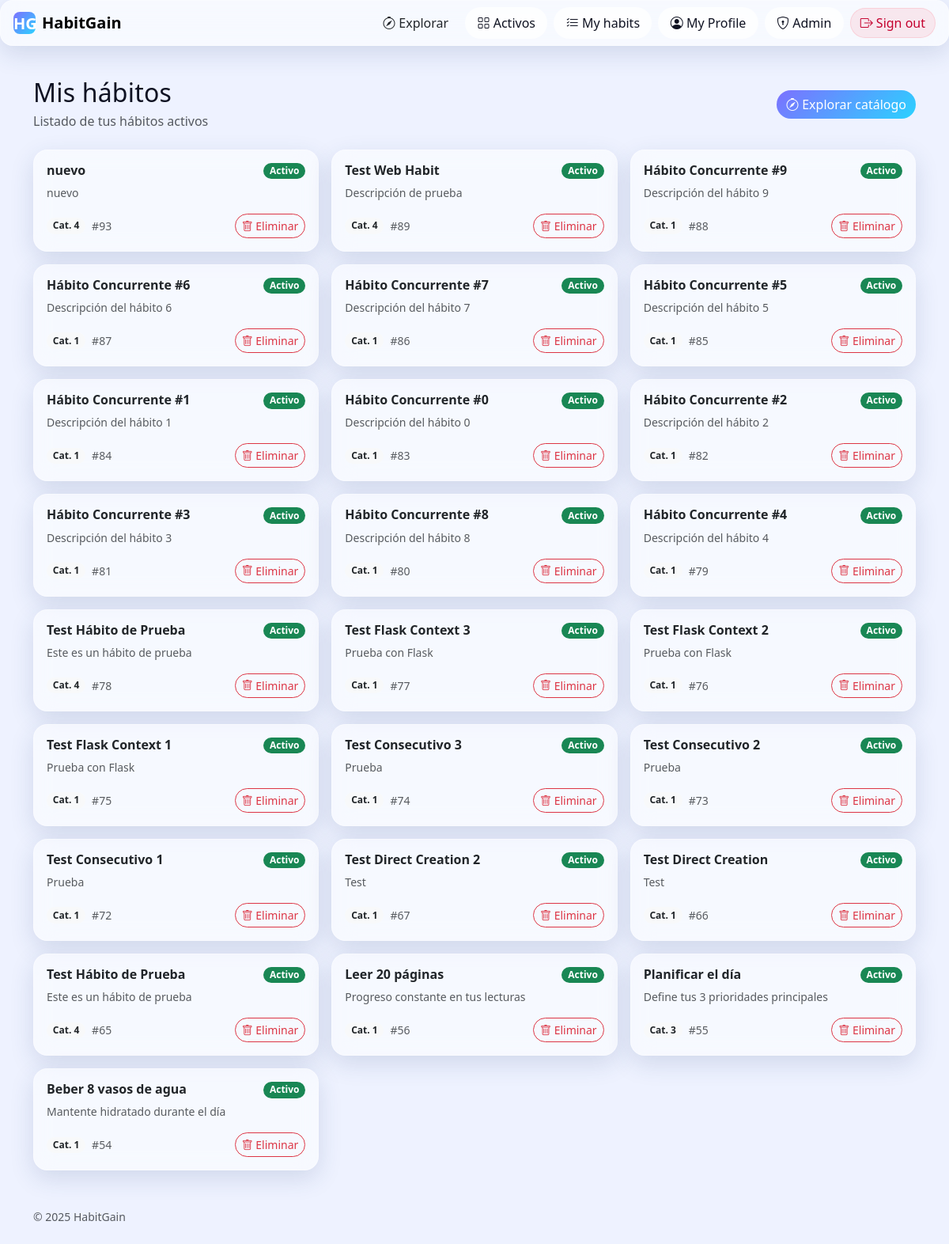
The page /explore/my-habits (signed in) on the database its author committed.
### tables this page shows
CREATE TABLE habits (
                id INTEGER PRIMARY KEY AUTOINCREMENT,
                name TEXT NOT NULL,
                frequency TEXT NOT NULL,
                short_desc TEXT NOT NULL,
                long_desc  TEXT NOT NULL,
                why_works  TEXT NOT NULL,
                category_id INTEGER NOT NULL,
                icon TEXT NOT NULL,
                created_at TIMESTAMP DEFAULT CURRENT_TIMESTAMP, owner_email TEXT, active INTEGER NOT NULL DEFAULT 1, habit_base_id INTEGER, frequency_detail TEXT,
                FOREIGN KEY (category_id) REFERENCES categories(id)
            );

### habitgain/explore/__init__.py (the view)
@explore_bp.route("/my-habits")
def my_habits():
    if not _require_login():
        return redirect(url_for("auth.login"))
    email = session["user"]["email"]
    habits = Habit.list_by_owner(email)
    try:
        return render_template("my_habits.html", habits=habits)
    except TemplateNotFound:
        categories = Category.all()
        return render_template("home.html", categories=categories, habits=habits, suggested_habits=[])

### habitgain/explore/__init__.py (called while the page is built)
def _require_login():
    return "user" in session

### habitgain/models.py (called while the page is built)
    def _ensure_wal_mode(self):
        if not Database._wal_enabled:
            try:
                conn = sqlite3.connect(self.db_name, timeout=30.0)
                conn.execute("PRAGMA journal_mode=WAL")
                conn.execute("PRAGMA synchronous=NORMAL")
                conn.close()
                Database._wal_enabled = True
            except Exception:
                pass  # Si falla, continuamos sin WAL

    def get_connection(self) -> sqlite3.Connection:
        conn = sqlite3.connect(self.db_name, timeout=30.0,
                               check_same_thread=False)
        conn.row_factory = sqlite3.Row
        conn.execute("PRAGMA busy_timeout=30000")
        conn.execute("PRAGMA cache_size=10000")
        return conn

    @staticmethod
    def get_by_email(email: str) -> Optional[Dict[str, Any]]:
        db = Database()
        conn = db.get_connection()
        try:
            cur = conn.cursor()
            cur.execute(
                "SELECT id, email, name, password_hash, password_salt, role FROM users WHERE email=?", (email,))
            row = cur.fetchone()
            return dict(row) if row else None
        finally:
            conn.close()

    @staticmethod
    def list_by_owner(email: str) -> List[Dict[str, Any]]:
        db = Database()
        conn = db.get_connection()
        try:
            cur = conn.cursor()
            cur.execute(
                """
                SELECT id, owner_email, name, active, short_desc, category_id, frequency, habit_base_id
                FROM habits
                WHERE owner_email=?
                ORDER BY id DESC
                """,
                (email,),
            )
            rows = cur.fetchall()
            return [dict(r) for r in rows]
        finally:
            conn.close()

### habitgain/explore/templates/my_habits.html (shortened to what this page needs)
{% extends "base.html" %}
{% block content %}
<div class="d-flex justify-content-between align-items-center mb-4">
    <div>
        <h2 class="mb-1">Mis hábitos</h2>
        <p class="text-muted mb-0">Listado de tus hábitos activos</p>
    </div>
    <a class="btn btn-primary rounded-pill" href="{{ url_for('explore.home') }}">
        <i class="bi bi-compass"></i> Explorar catálogo
    </a>
</div>
{% if habits and habits|length > 0 %}
<div class="row g-3">
    {% for h in habits %}
    <div class="col-12 col-md-6 col-lg-4">
        <div class="card glass h-100 shadow-hover">
            <div class="card-body d-flex flex-column">
                <div class="d-flex justify-content-between align-items-start">
                    <h6 class="card-title mb-2 fw-semibold">
                        {{ h.name }}
                    </h6>
                    <span class="badge rounded-pill {{ 'bg-success' if h.active else 'bg-secondary' }}">
                        {{ 'Activo' if h.active else 'Inactivo' }}
                    </span>
                </div>
                {% if h.short_desc %}
                <p class="text-muted small mb-3">{{ h.short_desc }}</p>
                {% else %}
                <p class="text-muted small mb-3">Sin descripción</p>
                {% endif %}
                <div class="mt-auto d-flex justify-content-between align-items-center">
                    <div class="d-flex align-items-center gap-2">
                        {% if h.category_id %}
                        <span class="badge bg-light text-dark rounded-pill small">Cat. {{ h.category_id }}</span>
                        {% endif %}
                        <span class="text-muted small">#{{ h.id }}</span>
                    </div>
                    <form method="post" action="{{ url_for('explore.remove_habit', habit_id=h.id) }}">
                        <button class="btn btn-outline-danger btn-sm rounded-pill" title="Eliminar hábito"
                            onclick="return confirm('¿Eliminar este hábito?');">
                            <i class="bi bi-trash"></i> Eliminar
                        </button>
                    </form>
                </div>
            </div>
        </div>
    </div>
    {% endfor %}
</div>
{% endif %}
{% endblock %}

### habitgain/templates/base.html (shortened to what this page needs)
<!doctype html>
<html lang="es">
<head>
    <link href="https://cdn.jsdelivr.net/npm/bootstrap@5.3.3/dist/css/bootstrap.min.css" rel="stylesheet">
    <link href="https://cdn.jsdelivr.net/npm/bootstrap-icons@1.11.3/font/bootstrap-icons.css" rel="stylesheet">
    <link rel="stylesheet" href="{{ url_for('static', filename='css/styles.css') }}">
</head>
<body>
    <div class="bg-blur"></div>
    <div class="bg-gradient"></div>
    <nav class="navbar navbar-expand-lg glass sticky-top px-3 py-2">
        <a class="navbar-brand fw-bold d-flex align-items-center gap-2" href="{{ url_for('core.home') }}">
            <span class="brand-badge">HG</span> HabitGain
        </a>
        <div class="collapse navbar-collapse" id="navMain">
            <ul class="navbar-nav ms-auto align-items-center gap-2">
                {% set _path = request.path %}
                <li class="nav-item">
                    <a class="btn {{ 'btn-primary-soft' if _path.startswith('/explore') else 'btn-ghost' }}" href="{{ url_for('explore.home') }}">
                        <i class="bi bi-compass"></i> Explorar
                    </a>
                </li>
                <li class="nav-item">
                    <a class="btn {{ 'btn-primary-soft' if _path.startswith('/progress') else 'btn-ghost' }}" href="{{ panel_url }}">
                        <i class="bi bi-grid"></i> Activos
                    </a>
                </li>
                <li class="nav-item">
                    <a class="btn btn-ghost" href="{{ url_for('explore.my_habits') }}">
                        <i class="bi bi-list-check"></i> My habits
                    </a>
                </li>
                <li class="nav-item">
                    <a class="btn btn-ghost" href="{{ url_for('profile.edit') }}">
                        <i class="bi bi-person-circle"></i> My Profile
                    </a>
                </li>
                {% if is_admin %}
                <li class="nav-item">
                    <a class="btn {{ 'btn-primary-soft' if _path.startswith('/admin') else 'btn-ghost' }}" href="{{ url_for('admin.dashboard') }}">
                        <i class="bi bi-shield-lock"></i> Admin
                    </a>
                </li>
                {% endif %}
                {% if 'user' not in session %}
                <li class="nav-item">
                    <a class="btn btn-ghost" href="{{ url_for('auth.register') }}">
                        <i class="bi bi-person-plus"></i> Register
                    </a>
                </li>
                <li class="nav-item">
                    {% if has_auth %}
                    <a class="btn btn-danger-soft" href="{{ url_for('auth.login') }}">
                        <i class="bi bi-box-arrow-in-right"></i> Sign in
                    </a>
                    {% else %}
                    <span class="btn btn-danger-soft disabled">
                        <i class="bi bi-box-arrow-in-right"></i> Sign in
                    </span>
                    {% endif %}
                </li>
                {% else %}
                <li class="nav-item">
                    {% if has_auth %}
                    <a class="btn btn-danger-soft" href="{{ url_for('auth.logout') }}">
                        <i class="bi bi-box-arrow-right"></i> Sign out
                    </a>
                    {% else %}
                    <span class="btn btn-danger-soft disabled">
                        <i class="bi bi-box-arrow-right"></i> Sign out
                    </span>
                    {% endif %}
                </li>
                {% endif %}
            </ul>
        </div>
    </nav>
    <div class="container pt-3">
    </div>
    <main class="container py-4">{% block content %}{% endblock %}</main>
    <footer class="container small text-muted py-4">
        <div class="d-flex justify-content-between">
            <span>© {{ 2025 }} HabitGain</span>
        </div>
    </footer>
</body>
</html>

### habitgain/static/css/styles.css (style rules this page uses)
:root { --bg: #eef2ff; --ink: #0f1222; --muted: #5b5e72; --primary: #6b5bff; --accent: #2bd2ff; --gradient-1: 217, 70, 239; --gradient-2: 79, 70, 229; --gradient-3: 45, 212, 191; --glass-bg: rgba(255, 255, 255, 0.55); --glass-brd: rgba(255, 255, 255, 0.35); --shadow: 0 10px 30px rgba(40, 70, 120, 0.15); }
html, body { background: var(--bg); color: var(--ink); min-height: 100%; }
.bg-gradient { position: fixed; inset: -20vmax auto auto -10vmax; width: 60vmax; height: 60vmax; background: radial-gradient(circle at 30% 30%, rgba(var(--gradient-1), 0.35) 0%, rgba(var(--gradient-2), 0.25) 35%, rgba(var(--gradient-3), 0.2) 65%, transparent 70%); filter: blur(40px); z-index: -2; }
.bg-blur { position: fixed; inset: 0; background: linear-gradient(180deg, rgba(255, 255, 255, 0.6), rgba(255, 255, 255, 0.8)); z-index: -3; }
.glass { backdrop-filter: blur(14px) saturate(140%); -webkit-backdrop-filter: blur(14px) saturate(140%); background: var(--glass-bg); border: 1px solid var(--glass-brd); border-radius: 16px; box-shadow: var(--shadow); }
.card.glass { border-radius: 18px; }
.btn-ghost { border: 1px solid transparent; color: var(--ink); background: rgba(255, 255, 255, 0.6); backdrop-filter: blur(10px); border-radius: 999px; padding: .45rem .9rem; }
.btn-primary { background: linear-gradient(135deg, #7c71ff, #2bd2ff); border: none; }
.btn-danger-soft { background: rgba(255, 71, 87, .1); color: #c4002e; border: 1px solid rgba(255, 71, 87, .15); border-radius: 999px; }
.brand-badge { display: inline-grid; place-items: center; width: 28px; height: 28px; border-radius: 8px; color: #fff; font-weight: 700; background: linear-gradient(135deg, #7c71ff, #2bd2ff); }
h1, h2, h3 { letter-spacing: .2px }
.shadow-hover { transition: transform .15s ease, box-shadow .15s ease; }

### rows shown on the page
habits: name "nuevo", active "Activo", short_desc "nuevo", category_id "4", id "93"
habits: name "Test Web Habit", active "Activo", short_desc "Descripción de prueba", category_id "4", id "89"
habits: name "Hábito Concurrente #9", active "Activo", short_desc "Descripción del hábito 9", category_id "1", id "88"
habits: name "Hábito Concurrente #6", active "Activo", short_desc "Descripción del hábito 6", category_id "1", id "87"
habits: name "Hábito Concurrente #7", active "Activo", short_desc "Descripción del hábito 7", category_id "1", id "86"
habits: name "Hábito Concurrente #5", active "Activo", short_desc "Descripción del hábito 5", category_id "1", id "85"
habits: name "Hábito Concurrente #1", active "Activo", short_desc "Descripción del hábito 1", category_id "1", id "84"
habits: name "Hábito Concurrente #0", active "Activo", short_desc "Descripción del hábito 0", category_id "1", id "83"
habits: name "Hábito Concurrente #2", active "Activo", short_desc "Descripción del hábito 2", category_id "1", id "82"
habits: name "Hábito Concurrente #3", active "Activo", short_desc "Descripción del hábito 3", category_id "1", id "81"
habits: name "Hábito Concurrente #8", active "Activo", short_desc "Descripción del hábito 8", category_id "1", id "80"
habits: name "Hábito Concurrente #4", active "Activo", short_desc "Descripción del hábito 4", category_id "1", id "79"
habits: name "Test Hábito de Prueba", active "Activo", short_desc "Este es un hábito de prueba", category_id "4", id "78"
habits: name "Test Flask Context 3", active "Activo", short_desc "Prueba con Flask", category_id "1", id "77"
habits: name "Test Flask Context 2", active "Activo", short_desc "Prueba con Flask", category_id "1", id "76"
habits: name "Test Flask Context 1", active "Activo", short_desc "Prueba con Flask", category_id "1", id "75"
habits: name "Test Consecutivo 3", active "Activo", short_desc "Prueba", category_id "1", id "74"
habits: name "Test Consecutivo 2", active "Activo", short_desc "Prueba", category_id "1", id "73"
habits: name "Test Consecutivo 1", active "Activo", short_desc "Prueba", category_id "1", id "72"
habits: name "Test Direct Creation 2", active "Activo", short_desc "Test", category_id "1", id "67"
habits: name "Test Direct Creation", active "Activo", short_desc "Test", category_id "1", id "66"
habits: name "Test Hábito de Prueba", active "Activo", short_desc "Este es un hábito de prueba", category_id "4", id "65"
habits: name "Leer 20 páginas", active "Activo", short_desc "Progreso constante en tus lecturas", category_id "1", id "56"
habits: name "Planificar el día", active "Activo", short_desc "Define tus 3 prioridades principales", category_id "3", id "55"
habits: name "Beber 8 vasos de agua", active "Activo", short_desc "Mantente hidratado durante el día", category_id "1", id "54"

### other values the page prints
{{ 2025 }} "2025"
